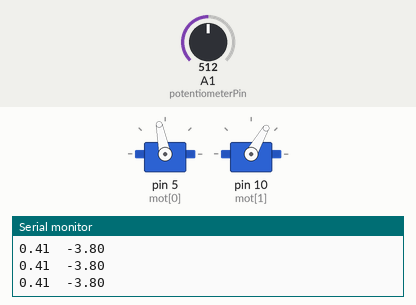
This sketch was run on a simulated Arduino Uno, built with avr-gcc and run on an emulated ATmega328P. On the bench: 2 × servo, the last lines printed to the serial monitor. Inputs (shaded band) come from the test bench; at power-on: A1 (potentiometerPin) = 512.

Above: at 4.2 s.
4.3 s: A1 (potentiometerPin) set to 716
At 5.4 s:
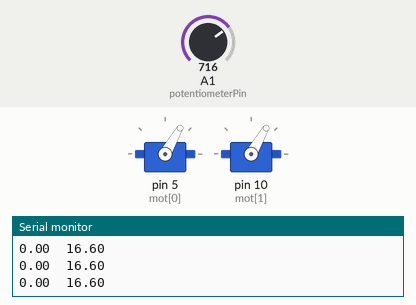
5.8 s: A1 (potentiometerPin) set to 511
At 6.3 s:
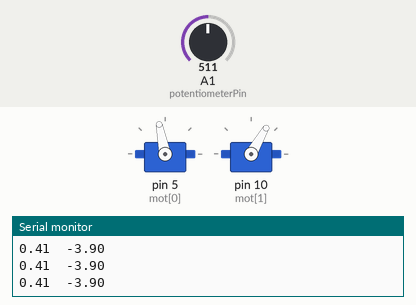
7.3 s: A1 (potentiometerPin) set to 860
At 8.6 s:
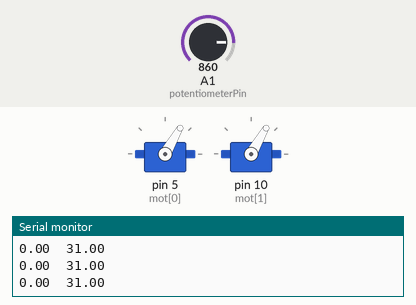
Timing chart, 0 to 10.3 s (numbered marks = the images above; inputs shaded):
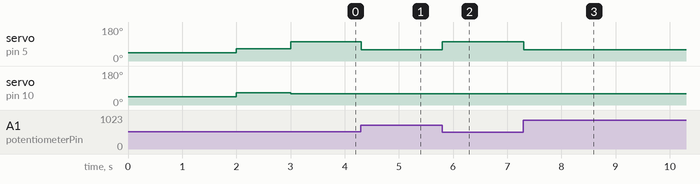

The sketch:

ardcode_1.ino
```cpp
#include <Servo.h>

// Desired Values
double theta_D = 15.0;         // angle in degree
int timer = 1000;

const int mot[] = {5,10}; // Initializing motor pins
const int mot_L = 0;      // mot[mot_L] is to control left motor. (yellow wire)
const int mot_R = 1;      // similarly for right motor (white wire)

const double mot_PWM_offset[] = {60,60}; // Motor offset value.

Servo left;               // Creating 2 servos left and right
Servo right;
const double servoMin = 0.0;  // servo PWM min value
const double servoMax = 100.0; // servo PWM max value

int potentiometerPin = A1;
const int potRefVal = 550;  // Refereance Value
const int potMinVal = 250;  // Left most value -45 degree
const int potMaxVal = 850;  // Right most value +45 degree

// Gain constants
const double kp = 0.0919;
const double ki = 0.0;
const double kd = 0.0169;
double p_err = 0.0;
double i_err = 0.0;
double d_err = 0.0;
double prev_error = 0.0;
int const dt = 1000;

double getAngle() {
  int potentiometerValue = analogRead(potentiometerPin);
  double degree = enc2deg(potentiometerValue);
  //Serial.println(potentiometerValue);
  return degree;
}

double enc2deg(double enc){
  double deg = (enc - potRefVal)/(potRefVal - potMinVal)*30;
  return deg;
}

int val2PWM(double val){
  double thrustInPWM = val * (servoMax - servoMin) + servoMin ;
  if( thrustInPWM > servoMax ) thrustInPWM = servoMax;
  if( thrustInPWM < servoMin ) thrustInPWM = servoMin;
  return (int)thrustInPWM;
}
int setMotor(double val){
  double absVal = abs(val);
  val = min(val, 1.0);
  val = max(val,-1.0);
  if (val > 0.0){
    setMotorThrust(mot[mot_L],absVal);
    setMotorThrust(mot[mot_R],servoMin);
    return 0;
  }
   else{
    setMotorThrust(mot[mot_R],absVal);
    setMotorThrust(mot[mot_L],servoMin);
    return 0;
  }
  return 1;
}

int setMotorThrust(int servo, double err){
  if (servo == mot[mot_L]){
    int thrust = val2PWM(err);
    thrust = min(thrust , servoMax +  mot_PWM_offset[mot_L]);
    thrust = max(thrust + mot_PWM_offset[mot_L] , mot_PWM_offset[mot_L]);
    left.write(thrust);
    //Serial.print("left   ");
    //Serial.println(thrust);
    return 0;
  }
  else{// (servo == mot[mot_R]){
    int thrust = val2PWM(err);
    thrust = min(thrust , servoMax +  mot_PWM_offset[mot_R]);
    thrust = max(thrust + mot_PWM_offset[mot_R] , mot_PWM_offset[mot_R]);
    right.write(thrust);
    //Serial.print("right   ");
    //Serial.println(thrust );
    return 0;
  }
  return 1;
}

int startUp(){
  left.write(45);
  right.write(45);
  delay(2000);
  return 0;
}
//int pid(error){
//}
void setup() {
  Serial.begin(115200);
  //Serial.println("Bot is ready to fly!!");
  pinMode(mot[mot_L],OUTPUT);
  pinMode(mot[mot_R],OUTPUT);
  left.attach(mot[mot_L]);
  right.attach(mot[mot_R]);
  startUp();
  left.write(65);
  right.write(65);
  delay(1000);
  //left.write(mot_PWM_offset[mot_L]);
  //right.write(mot_PWM_offset[mot_R]);
  //delay(2000);
}

void loop() {
  double theta = getAngle();
  double error = theta_D - theta;
  i_err += (dt/1000)*error;
  d_err = (error-prev_error)/(dt/1000);
  double c = kp*error + ki*i_err + kd*d_err;
  prev_error = error;
  //Serial.print(c);
  // Adding threshold
  c = max(min(c,0.411),0.0);
  setMotor(c);
  Serial.print(c);
  Serial.print("\t");
  Serial.println(theta);
  /*Serial.print(' ');
  //Serial.println(c);
  if ( timer < 0 ){
    timer = 1000;
    theta_D = -theta_D;
  }
  timer--;
 */
  delay(10);
}
```

Measured:
- after the input at 4.3 s, servo on pin 5 (mot[0]): 101° → 60° at once
- after the input at 5.8 s, servo on pin 5 (mot[0]): 60° → 101° at once
- after the input at 7.3 s, servo on pin 5 (mot[0]): 101° → 60° at once
